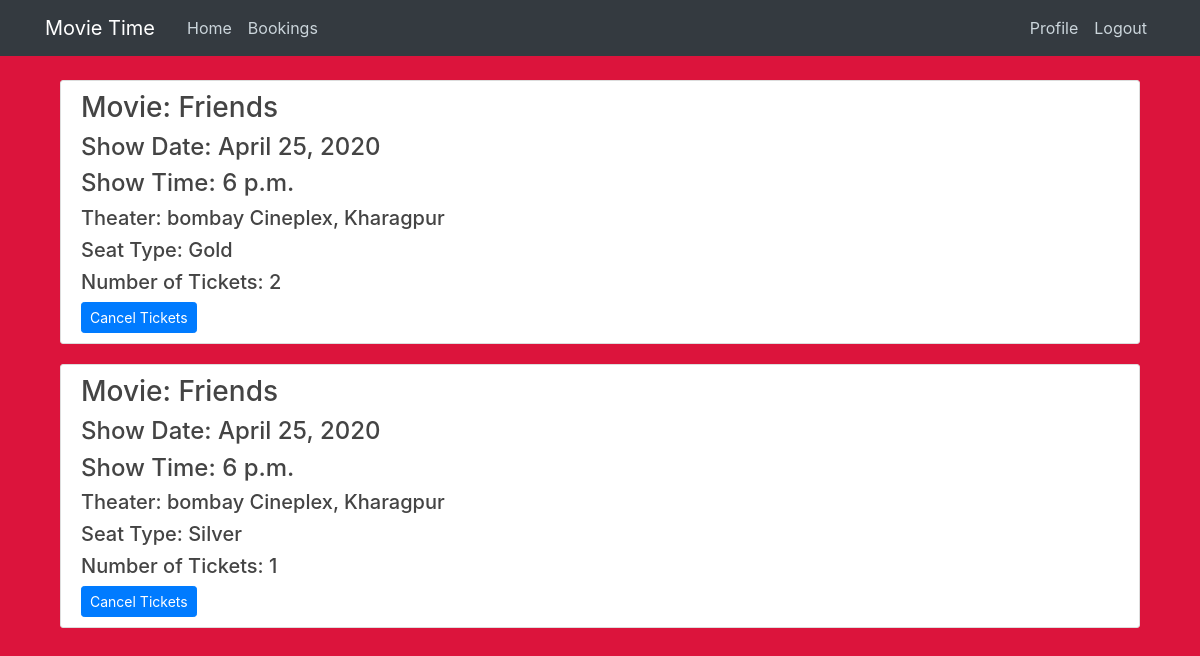
Page /bookings/ (signed in) on the committed database.
### movieTime/models.py (models this page shows, shortened)
class Ticket(models.Model):
	movie = models.CharField(max_length=500)
	date = models.DateField(default=timezone.now)
	time = models.TimeField(auto_now=False, auto_now_add=False, default=timezone.now)
	theater_name = models.CharField(max_length=300)
	seat_type = models.CharField(max_length=15)
	number = models.PositiveIntegerField(default=1)
	user = models.ForeignKey(User, on_delete=models.CASCADE)

### movieTime/views.py (the view)
# urls.py: path('bookings/', views.bookings, name='bookings'),
@login_required
def bookings(request):
	return render(request,'movieTime/bookings.html')

### movieTime/templates/movieTime/bookings.html (shortened to what this page needs)
{% extends "movieTime/base.html" %}
{% block content %}
	<div class="container">
		{% for ticket in user.ticket_set.all %}
                <div class="content-section">
                	<h3>Movie: {{ ticket.movie }}</h3>
                    <h4>Show Date: {{ ticket.date }} </h4>
                    <h4>Show Time: {{ ticket.time }} </h4>
                    <h5>Theater: {{ ticket.theater_name }}</h5>
                    <h5>Seat Type: {{ ticket.seat_type }}</h5>
                    <h5>Number of Tickets: {{ ticket.number }}</h5>
                    <a href="{% url 'cancel' ticket.id %}" class="btn btn-primary btn-sm" role="button">Cancel Tickets</a>
                </div>
        {% endfor %}
	</div>
{% endblock content %}

### movieTime/static/movieTime/main.css (style rules this page uses)
body { background: #fafafa; color: #333333; margin-top: 5rem; }
h1, h2, h3, h4, h5, h6 { color: #444444; }
.content-section { background: #ffffff; padding: 10px 20px; border: 1px solid #dddddd; border-radius: 3px; margin-bottom: 20px; }

### rows in the picture
Ticket: movie "Friends", date "April 25, 2020", time "6 p.m.", theater_name "bombay Cineplex, Kharagpur", seat_type "Gold", number "2"
Ticket: movie "Friends", date "April 25, 2020", time "6 p.m.", theater_name "bombay Cineplex, Kharagpur", seat_type "Silver", number "1"
